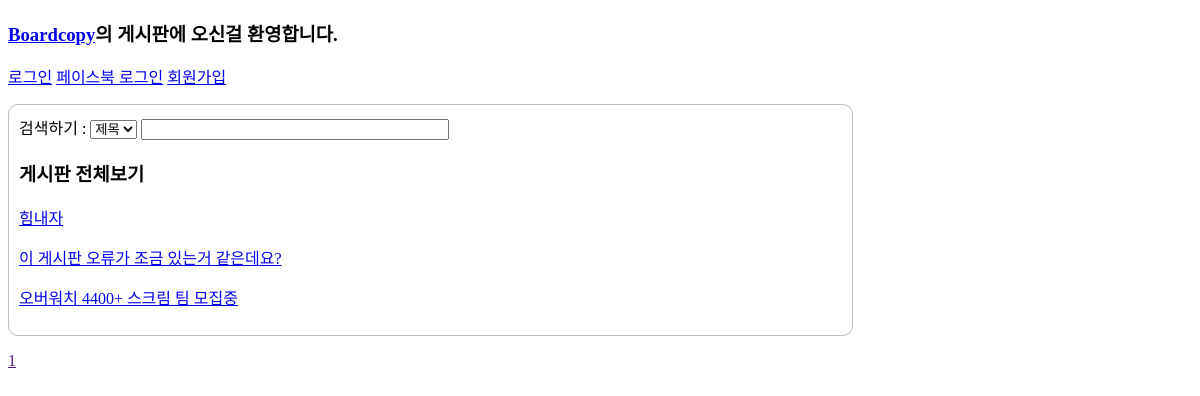
The page / on the database its author committed.
### tables this page shows
CREATE TABLE `posts` (
  `id_key` int(11) NOT NULL,
  `uploader_id` text NOT NULL,
  `uploader_nickname` text NOT NULL,
  `time` text NOT NULL,
  `title` text NOT NULL,
  `description` text NOT NULL
);

### application/controllers/Main.php (called while the page is built, shortened)
<?php
class Main extends CI_Controller {
	function __construct()
	{
		$this->load->database();
		$this->load->helper('url');
	}
	function board()
	{
		$this->load->model('Process_model');
		$posts_all = $this->Process_model->posts_require_all();
		$this->load->view('Header');
		$this->load->view('Board', array('posts_all'=>$posts_all));
	}
}

### index.php (called while the page is built, shortened)
<?php
require_once BASEPATH.'core/CodeIgniter.php';

### application/models/Process_model.php (called while the page is built, shortened)
<?php
  class Process_model extends CI_Model
  {
    public function posts_require_all()
    {
      return $this->db->query("SELECT * FROM `posts` ORDER BY id_key DESC")->result();
    }
  }
?>

### application/views/Board.php (the view, shortened to what this page needs)
    <div class="container">
        <form action="/" method="GET">
            검색하기 :
            <select name="type">
                <option value="title" id="sel_title">제목</option>
            </select>
            <input type="text" id="question" name="q" value="" class="search">
        </form>
        <?php
        if (isset($_GET['q']))
        {
            $type = $this->db->escape_str($this->security->xss_clean($_GET['type']));
            $ques = $this->db->escape_str($this->security->xss_clean($_GET['q']));
            if ($type == 'title') {
                $sql = $this->db->query("SELECT * FROM posts WHERE `title` LIKE '%$ques%' ORDER BY id_key DESC");
                echo "
                <script>
                    document.getElementById('sel_title').setAttribute('selected', '');
                </script>
                ";
            } else if ($type == 'desc') {
                $sql = $this->db->query("SELECT * FROM posts WHERE `description` LIKE '%$ques%' ORDER BY id_key DESC");
                echo "
                <script>
                    document.getElementById('sel_desc').setAttribute('selected', '');
                </script>
                ";
            } else {
                $sql = $this->db->query("SELECT * FROM posts WHERE `title` LIKE '%$ques%' ORDER BY id_key DESC");
            }
            if($sql == false) {
                alert('인증과정에서 오류 발생.');
            }
            echo '<h3>검색결과 '.$sql->num_rows().'개</h3>';
            foreach ($sql->result() as $list)
            {
                $title = $list->title;
                $id_key = $list->id_key;
                echo '
                <a href="/post/'.$id_key.'"><p>'.$title.'</p></a>
                ';
            }
            echo "
            <script>
                document.getElementById('question').setAttribute('value', '$ques');
            </script>
            ";
        }
        else
        {
            echo '<h3>게시판 전체보기</h3>';
            foreach ($posts_all as $list) {
            $title = $list->title;
            $id_key = $list->id_key;
            echo '
            <a href="/post/'.$id_key.'"><p>'.$title.'</p></a>
            ';
            }
        }
        ?>
    </div>
    <div class="paging">
        <p><a href="">1</a></p>
    </div>
</body>
</html>

### public/css/all.css (style rules this page uses)
.container { border: 1px solid rgb(190, 190, 190); padding: 10px; border-radius: 10px; max-width: 823px; }
.search { width: 300px; }

### rows shown on the page
posts: title "힘내자"
posts: title "이 게시판 오류가 조금 있는거 같은데요?"
posts: title "오버워치 4400+ 스크림 팀 모집중"
